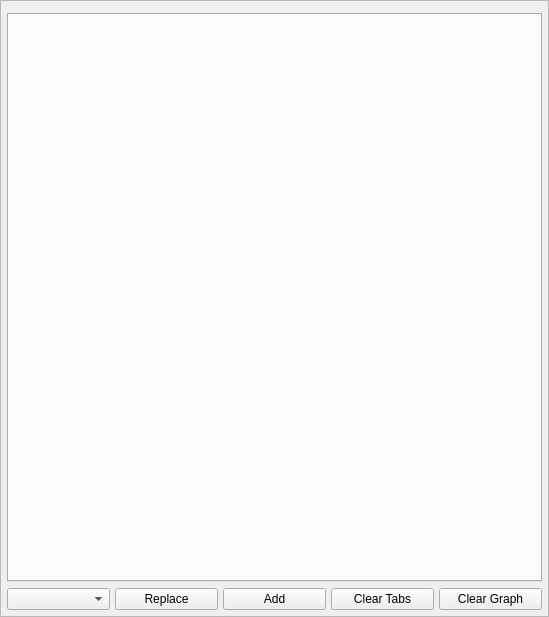
<?xml version="1.0" encoding="UTF-8"?>
<ui version="4.0">
 <class>Form</class>
 <widget class="QWidget" name="Form">
  <property name="geometry">
   <rect>
    <x>0</x>
    <y>0</y>
    <width>549</width>
    <height>617</height>
   </rect>
  </property>
  <property name="windowTitle">
   <string>Form</string>
  </property>
  <layout class="QVBoxLayout" name="verticalLayout_2">
   <property name="leftMargin">
    <number>0</number>
   </property>
   <property name="topMargin">
    <number>0</number>
   </property>
   <property name="rightMargin">
    <number>0</number>
   </property>
   <property name="bottomMargin">
    <number>0</number>
   </property>
   <item>
    <widget class="QScrollArea" name="scrollArea">
     <property name="widgetResizable">
      <bool>true</bool>
     </property>
     <widget class="QWidget" name="scrollAreaWidgetContents">
      <property name="geometry">
       <rect>
        <x>0</x>
        <y>0</y>
        <width>547</width>
        <height>615</height>
       </rect>
      </property>
      <layout class="QVBoxLayout" name="verticalLayout">
       <property name="spacing">
        <number>6</number>
       </property>
       <property name="leftMargin">
        <number>6</number>
       </property>
       <property name="topMargin">
        <number>12</number>
       </property>
       <property name="rightMargin">
        <number>6</number>
       </property>
       <property name="bottomMargin">
        <number>6</number>
       </property>
       <item>
        <widget class="QTabWidget" name="tabWidget">
         <property name="currentIndex">
          <number>-1</number>
         </property>
         <property name="tabsClosable">
          <bool>true</bool>
         </property>
        </widget>
       </item>
       <item>
        <widget class="QWidget" name="widget" native="true">
         <layout class="QGridLayout" name="gridLayout">
          <property name="leftMargin">
           <number>0</number>
          </property>
          <property name="topMargin">
           <number>0</number>
          </property>
          <property name="rightMargin">
           <number>0</number>
          </property>
          <property name="bottomMargin">
           <number>0</number>
          </property>
          <property name="horizontalSpacing">
           <number>5</number>
          </property>
          <property name="verticalSpacing">
           <number>0</number>
          </property>
          <item row="0" column="2">
           <widget class="QPushButton" name="replaceButton">
            <property name="toolTip">
             <string>Replace graph with new selection</string>
            </property>
            <property name="text">
             <string>Replace</string>
            </property>
           </widget>
          </item>
          <item row="0" column="3">
           <widget class="QPushButton" name="addButton">
            <property name="toolTip">
             <string>Add selection to graph</string>
            </property>
            <property name="text">
             <string>Add</string>
            </property>
           </widget>
          </item>
          <item row="0" column="1">
           <widget class="QComboBox" name="autoBox">
            <property name="toolTip">
             <string>&lt;html&gt;&lt;head/&gt;&lt;body&gt;&lt;p&gt;Modes:&lt;br/&gt;Auto-replace&lt;br/&gt;Auto-add&lt;br/&gt;Auto-off&lt;/p&gt;&lt;/body&gt;&lt;/html&gt;</string>
            </property>
           </widget>
          </item>
          <item row="0" column="4">
           <widget class="QPushButton" name="clearButton">
            <property name="sizePolicy">
             <sizepolicy hsizetype="Minimum" vsizetype="Fixed">
              <horstretch>0</horstretch>
              <verstretch>0</verstretch>
             </sizepolicy>
            </property>
            <property name="toolTip">
             <string>Clear graph</string>
            </property>
            <property name="text">
             <string>Clear Tabs</string>
            </property>
           </widget>
          </item>
          <item row="0" column="5">
           <widget class="QPushButton" name="clearGraphButton">
            <property name="sizePolicy">
             <sizepolicy hsizetype="Minimum" vsizetype="Fixed">
              <horstretch>0</horstretch>
              <verstretch>0</verstretch>
             </sizepolicy>
            </property>
            <property name="toolTip">
             <string>Clear the graph area</string>
            </property>
            <property name="text">
             <string>Clear Graph</string>
            </property>
           </widget>
          </item>
         </layout>
        </widget>
       </item>
      </layout>
     </widget>
    </widget>
   </item>
  </layout>
 </widget>
 <resources/>
 <connections/>
</ui>
